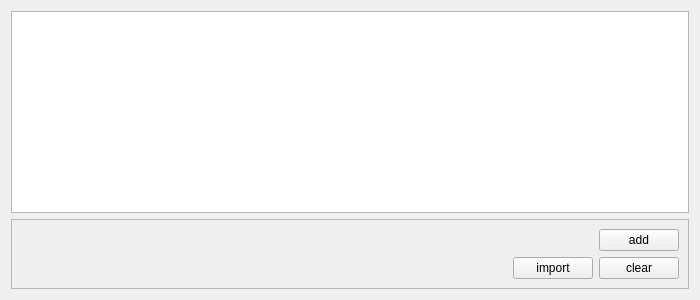
<?xml version="1.0" encoding="UTF-8"?>
<ui version="4.0">
 <class>SqlTableForm</class>
 <widget class="QWidget" name="SqlTableForm">
  <property name="geometry">
   <rect>
    <x>0</x>
    <y>0</y>
    <width>700</width>
    <height>300</height>
   </rect>
  </property>
  <property name="windowTitle">
   <string>Form</string>
  </property>
  <layout class="QGridLayout" name="gridLayout_2">
   <item row="1" column="0" alignment="Qt::AlignBottom">
    <widget class="QFrame" name="frame">
     <property name="minimumSize">
      <size>
       <width>378</width>
       <height>52</height>
      </size>
     </property>
     <property name="frameShape">
      <enum>QFrame::StyledPanel</enum>
     </property>
     <property name="frameShadow">
      <enum>QFrame::Raised</enum>
     </property>
     <layout class="QGridLayout" name="gridLayout">
      <item row="2" column="1">
       <widget class="QPushButton" name="pb_import">
        <property name="text">
         <string>import</string>
        </property>
       </widget>
      </item>
      <item row="2" column="0">
       <spacer name="horizontalSpacer">
        <property name="orientation">
         <enum>Qt::Horizontal</enum>
        </property>
        <property name="sizeHint" stdset="0">
         <size>
          <width>40</width>
          <height>20</height>
         </size>
        </property>
       </spacer>
      </item>
      <item row="2" column="2">
       <widget class="QPushButton" name="pb_clear">
        <property name="text">
         <string>clear</string>
        </property>
       </widget>
      </item>
      <item row="1" column="2">
       <widget class="QPushButton" name="pb_add_new">
        <property name="text">
         <string>add</string>
        </property>
       </widget>
      </item>
     </layout>
    </widget>
   </item>
   <item row="0" column="0">
    <widget class="QTableView" name="tbl_sql_content">
     <property name="selectionBehavior">
      <enum>QAbstractItemView::SelectItems</enum>
     </property>
    </widget>
   </item>
  </layout>
 </widget>
 <resources/>
 <connections/>
</ui>
